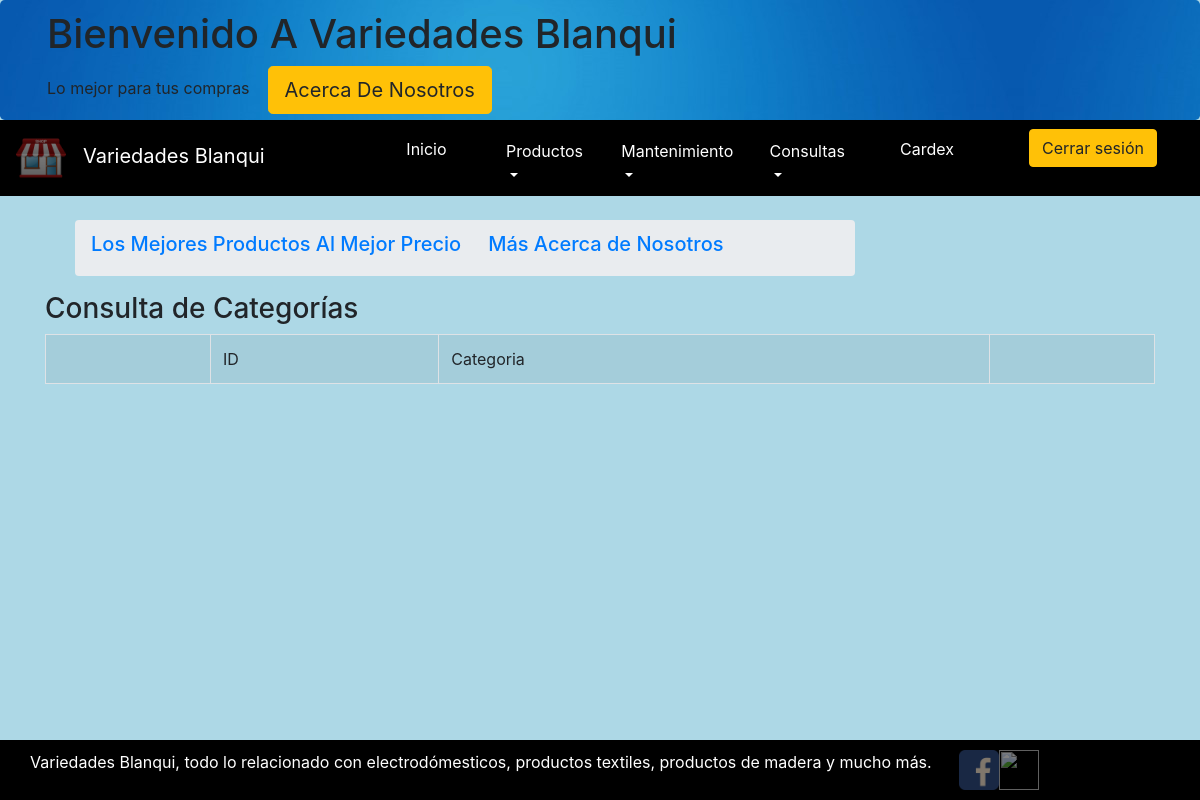
The app's page /indexAdmin.php?pg=consultaCategorias.php, older data.
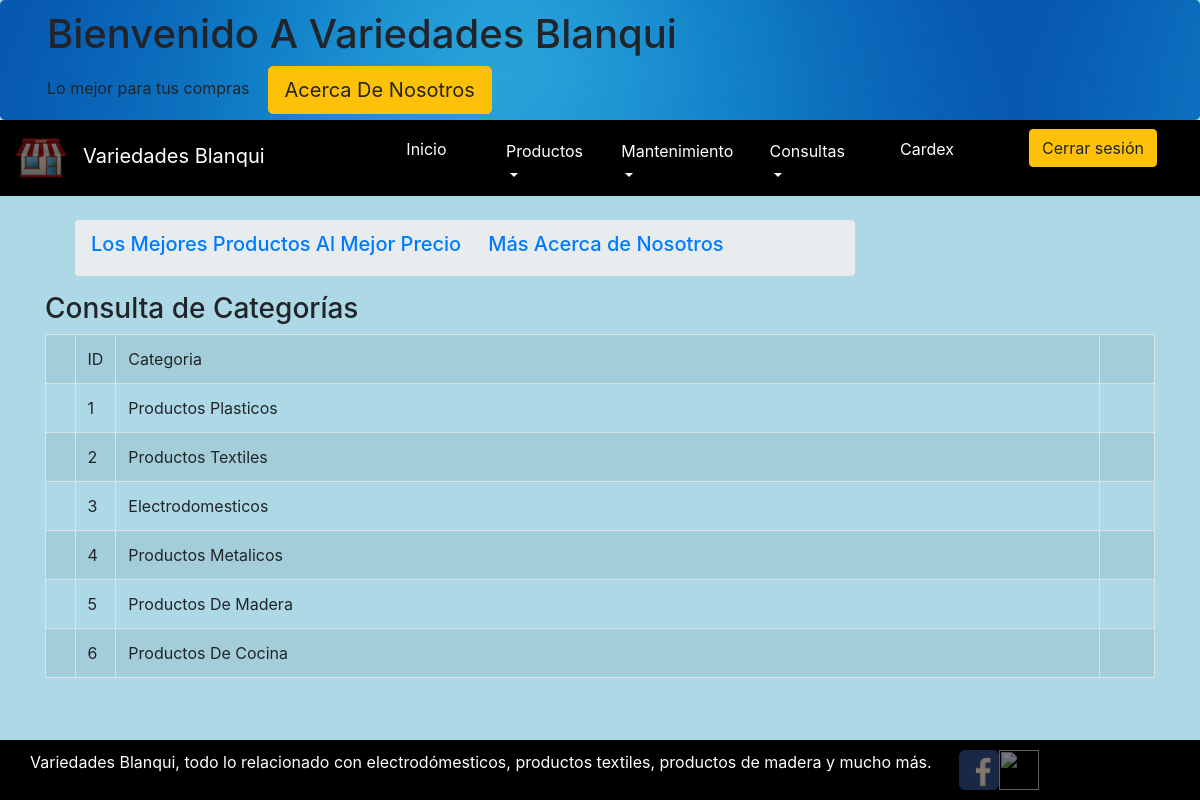
The same page, newer data.
### tables this page shows
CREATE TABLE `categoria` (
  `idcategoria` int(10) NOT NULL AUTO_INCREMENT,
  `nombre_categoria` varchar(50) DEFAULT NULL,
  PRIMARY KEY (`idcategoria`)
);

### consultaCategorias.php (the view, shortened to what this page needs)
<?php
require_once("cn.php");
?>
<div class="container"><h3>Consulta de Categorías</h3>
<form method="post">
    <div class="table-responsive">
<table  class="table table-striped table-hover table-bordered width='600' ">
 <tr>
    <td>&nbsp;</td>
    <td>ID</td>
    <td>Categoria</td>
    <td>&nbsp;</td>
 </tr>
<?php
$sql="select * from categoria";
$rs=$conn->query($sql);
while($fila=$rs->fetch_assoc()){
    echo "<tr>";
    echo "<td width='1%'>";
    echo "<td width='1%'>$fila[idcategoria]";
    echo "<td>$fila[nombre_categoria]";
    echo "<td width='5%'>";
}
?>
 </table>
 </form>
 </div>

Row changes from the older to the newer data that the page shows:
added categoria: idcategoria "1", nombre_categoria "Productos Plasticos"
added categoria: idcategoria "2", nombre_categoria "Productos Textiles"
added categoria: idcategoria "3", nombre_categoria "Electrodomesticos"
added categoria: idcategoria "4", nombre_categoria "Productos Metalicos"
added categoria: idcategoria "5", nombre_categoria "Productos De Madera"
added categoria: idcategoria "6", nombre_categoria "Productos De Cocina"
